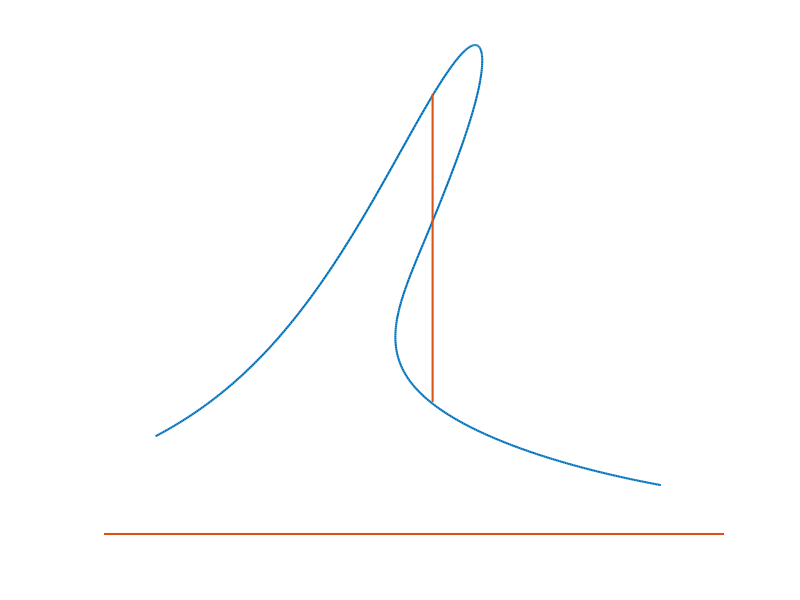

This chart was generated by the following MATLAB code: (Note: this script raises an error after producing the figure.)
t=(-2:1/100:3);
x=t-2.*(t-.7)./(1+abs(t-.7).^2.5);
y=1./(1+t.*t);
plot(x,y,'linewidth',1.5)

axis off
hold on

q=[-2 3];
r=[0 0];
line(q,r,'linewidth',1.5)

q=[.65 .65];
r=[.27 .9];
line(q,r,'linewidth',1.5)

rdot=sprintf('%c',183)
text(.62,0,rdot,'fontname','symbol','fontweight','bold','fontsize',20)

text(.5,-0.1,'x  (t)','fontsize',20)
text(.5,-0.11,'   s','fontsize',15)

hold off
